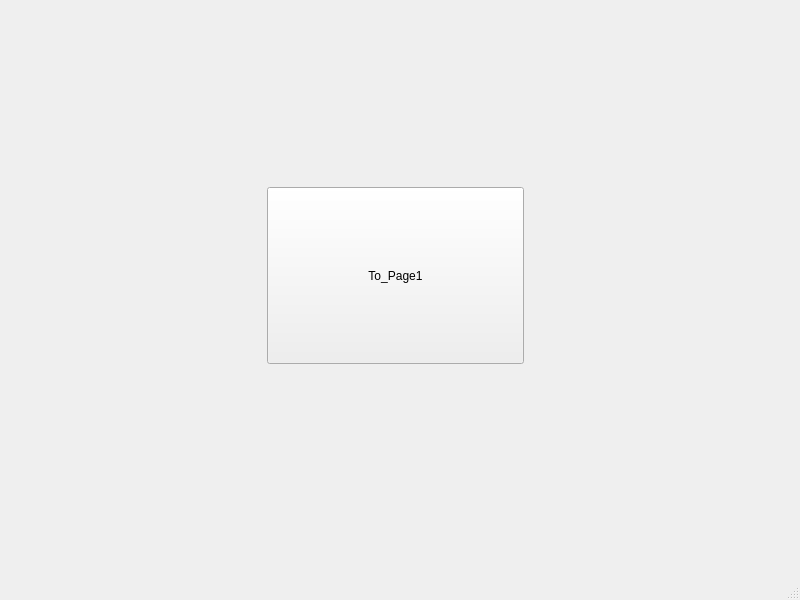
<?xml version="1.0" encoding="UTF-8"?>
<ui version="4.0">
 <class>MainWindow</class>
 <widget class="QMainWindow" name="MainWindow">
  <property name="geometry">
   <rect>
    <x>0</x>
    <y>0</y>
    <width>800</width>
    <height>600</height>
   </rect>
  </property>
  <property name="sizePolicy">
   <sizepolicy hsizetype="Expanding" vsizetype="Expanding">
    <horstretch>0</horstretch>
    <verstretch>0</verstretch>
   </sizepolicy>
  </property>
  <property name="minimumSize">
   <size>
    <width>200</width>
    <height>150</height>
   </size>
  </property>
  <property name="windowTitle">
   <string>MainWindow</string>
  </property>
  <widget class="QWidget" name="centralwidget">
   <property name="sizePolicy">
    <sizepolicy hsizetype="Expanding" vsizetype="Expanding">
     <horstretch>0</horstretch>
     <verstretch>0</verstretch>
    </sizepolicy>
   </property>
   <widget class="QWidget" name="gridLayoutWidget">
    <property name="geometry">
     <rect>
      <x>10</x>
      <y>10</y>
      <width>771</width>
      <height>531</height>
     </rect>
    </property>
    <layout class="QGridLayout" name="gridLayout">
     <item row="0" column="1">
      <spacer name="verticalSpacer">
       <property name="orientation">
        <enum>Qt::Vertical</enum>
       </property>
       <property name="sizeHint" stdset="0">
        <size>
         <width>20</width>
         <height>40</height>
        </size>
       </property>
      </spacer>
     </item>
     <item row="1" column="0">
      <spacer name="horizontalSpacer">
       <property name="orientation">
        <enum>Qt::Horizontal</enum>
       </property>
       <property name="sizeHint" stdset="0">
        <size>
         <width>40</width>
         <height>20</height>
        </size>
       </property>
      </spacer>
     </item>
     <item row="1" column="2">
      <spacer name="horizontalSpacer_2">
       <property name="orientation">
        <enum>Qt::Horizontal</enum>
       </property>
       <property name="sizeHint" stdset="0">
        <size>
         <width>40</width>
         <height>20</height>
        </size>
       </property>
      </spacer>
     </item>
     <item row="1" column="1">
      <widget class="QPushButton" name="pushButton">
       <property name="sizePolicy">
        <sizepolicy hsizetype="Expanding" vsizetype="Expanding">
         <horstretch>0</horstretch>
         <verstretch>0</verstretch>
        </sizepolicy>
       </property>
       <property name="text">
        <string>To_Page1</string>
       </property>
      </widget>
     </item>
     <item row="2" column="1">
      <spacer name="verticalSpacer_2">
       <property name="orientation">
        <enum>Qt::Vertical</enum>
       </property>
       <property name="sizeHint" stdset="0">
        <size>
         <width>20</width>
         <height>40</height>
        </size>
       </property>
      </spacer>
     </item>
    </layout>
   </widget>
  </widget>
  <widget class="QMenuBar" name="menubar">
   <property name="geometry">
    <rect>
     <x>0</x>
     <y>0</y>
     <width>800</width>
     <height>21</height>
    </rect>
   </property>
  </widget>
  <widget class="QStatusBar" name="statusbar"/>
 </widget>
 <resources/>
 <connections>
  <connection>
   <sender>pushButton</sender>
   <signal>clicked()</signal>
   <receiver>MainWindow</receiver>
   <slot>btn_2_to_1()</slot>
   <hints>
    <hint type="sourcelabel">
     <x>370</x>
     <y>333</y>
    </hint>
    <hint type="destinationlabel">
     <x>435</x>
     <y>517</y>
    </hint>
   </hints>
  </connection>
 </connections>
 <slots>
  <slot>btn_2_to_1()</slot>
 </slots>
</ui>
